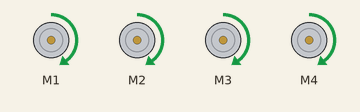
Simulated run of this sketch. Board: Arduino Uno, built with avr-gcc and run on an emulated ATmega328P. On the bench: 4 × DC motor (green arrow = forward, orange = backward, longer = faster). What the sketch prints to the serial monitor is not drawn.

Above: at 2.0 s.
At 11.0 s:
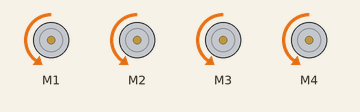
At 15.5 s:
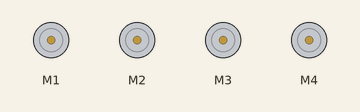
Timing chart, 0 to 23.4 s (numbered marks = the images above):
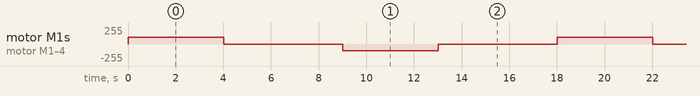

The sketch:

Obby_Car.ino
```cpp
#include <Adafruit_MotorShield.h>

//create motor shield object and 4 motors
Adafruit_MotorShield AFMS = Adafruit_MotorShield();
Adafruit_DCMotor *Motor1 = AFMS.getMotor(1);
Adafruit_DCMotor *Motor2 = AFMS.getMotor(2);
Adafruit_DCMotor *Motor3 = AFMS.getMotor(3);
Adafruit_DCMotor *Motor4 = AFMS.getMotor(4);

void setup() {
  Serial.begin(9600);
  Serial.println("Riverbot DC Motor test!");

  //start the motor shield
  if (!AFMS.begin()) {
    Serial.println("Could not find Motor Shield. Check wiring");
    while (1)
      ;
  }
  Serial.println("Motor Shield found");

  //set motor speed to 100 (max=255)
  Serial.println("Set motor speed to 100 (max=255)");
  Motor1->setSpeed(100);
  Motor2->setSpeed(100);
  Motor3->setSpeed(100);
  Motor4->setSpeed(100);


}

void go_forward() {
  Motor1->setSpeed(100);
  Motor2->setSpeed(100);
  Motor3->setSpeed(100);
  Motor4->setSpeed(100);

  Motor1->run(FORWARD);
  Motor2->run(FORWARD);
  Motor3->run(FORWARD);
  Motor4->run(FORWARD);
}

void go_not() {
  Motor1->setSpeed(0);
  Motor2->setSpeed(0);
  Motor3->setSpeed(0);
  Motor4->setSpeed(0);

  Motor1->run(BRAKE);
  Motor2->run(BRAKE);
  Motor3->run(BRAKE);
  Motor4->run(BRAKE);
}

void go_back() {
  Motor1->setSpeed(100);
  Motor2->setSpeed(100);
  Motor3->setSpeed(100);
  Motor4->setSpeed(100);

  Motor1->run(BACKWARD);
  Motor2->run(BACKWARD);
  Motor3->run(BACKWARD);
  Motor4->run(BACKWARD);
}
void loop() {
  // put your main code here, to run repeatedly:
  go_forward();
  delay(4000);

  go_not();
  delay(5000);

  go_back();
  delay(4000);

  go_not();
  delay(5000);

}
```

Measured:
- by itself, motor M1–4: repeats every 18.0 s: stopped 5.0 s, backward 100/255 4.0 s, stopped 5.0 s, forward 100/255 4.0 s
